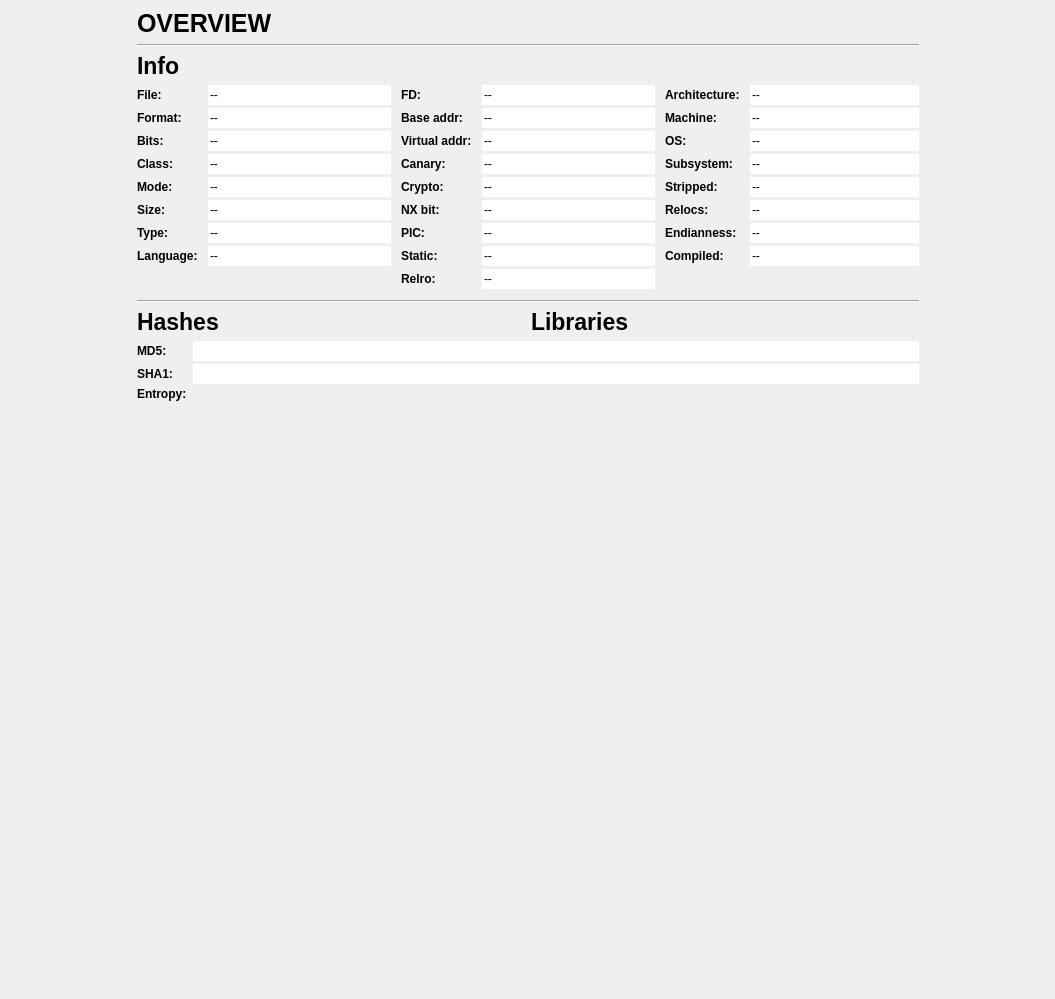
<?xml version="1.0" encoding="UTF-8"?>
<ui version="4.0">
 <class>Dashboard</class>
 <widget class="QDockWidget" name="Dashboard">
  <property name="geometry">
   <rect>
    <x>0</x>
    <y>0</y>
    <width>1055</width>
    <height>999</height>
   </rect>
  </property>
  <property name="windowTitle">
   <string notr="true">Dashboard</string>
  </property>
  <widget class="QWidget" name="dockWidgetContents">
   <layout class="QHBoxLayout" name="horizontalLayout" stretch="0">
    <property name="spacing">
     <number>0</number>
    </property>
    <property name="leftMargin">
     <number>0</number>
    </property>
    <property name="topMargin">
     <number>0</number>
    </property>
    <property name="rightMargin">
     <number>0</number>
    </property>
    <property name="bottomMargin">
     <number>0</number>
    </property>
    <item>
     <widget class="QScrollArea" name="scrollArea">
      <property name="frameShape">
       <enum>QFrame::NoFrame</enum>
      </property>
      <property name="frameShadow">
       <enum>QFrame::Plain</enum>
      </property>
      <property name="verticalScrollBarPolicy">
       <enum>Qt::ScrollBarAlwaysOff</enum>
      </property>
      <property name="horizontalScrollBarPolicy">
       <enum>Qt::ScrollBarAlwaysOff</enum>
      </property>
      <property name="widgetResizable">
       <bool>true</bool>
      </property>
      <widget class="QWidget" name="scrollAreaWidgetContents">
       <property name="geometry">
        <rect>
         <x>0</x>
         <y>0</y>
         <width>1055</width>
         <height>980</height>
        </rect>
       </property>
       <layout class="QHBoxLayout" name="horizontalLayout_5">
        <property name="spacing">
         <number>0</number>
        </property>
        <property name="leftMargin">
         <number>0</number>
        </property>
        <property name="topMargin">
         <number>0</number>
        </property>
        <property name="rightMargin">
         <number>0</number>
        </property>
        <property name="bottomMargin">
         <number>0</number>
        </property>
        <item>
         <spacer name="horizontalSpacer">
          <property name="orientation">
           <enum>Qt::Horizontal</enum>
          </property>
          <property name="sizeHint" stdset="0">
           <size>
            <width>39</width>
            <height>20</height>
           </size>
          </property>
         </spacer>
        </item>
        <item>
         <widget class="QFrame" name="mainFrame">
          <property name="minimumSize">
           <size>
            <width>800</width>
            <height>0</height>
           </size>
          </property>
          <property name="frameShape">
           <enum>QFrame::NoFrame</enum>
          </property>
          <property name="frameShadow">
           <enum>QFrame::Plain</enum>
          </property>
          <layout class="QVBoxLayout" name="verticalLayout">
           <item>
            <widget class="QLabel" name="label">
             <property name="font">
              <font>
               <pointsize>19</pointsize>
               <weight>75</weight>
               <bold>true</bold>
              </font>
             </property>
             <property name="text">
              <string>OVERVIEW</string>
             </property>
            </widget>
           </item>
           <item>
            <widget class="Line" name="line">
             <property name="orientation">
              <enum>Qt::Horizontal</enum>
             </property>
            </widget>
           </item>
           <item>
            <widget class="QLabel" name="label_2">
             <property name="font">
              <font>
               <pointsize>17</pointsize>
               <weight>75</weight>
               <bold>true</bold>
              </font>
             </property>
             <property name="text">
              <string>Info</string>
             </property>
            </widget>
           </item>
           <item>
            <layout class="QHBoxLayout" name="horizontalLayout_2">
             <property name="spacing">
              <number>10</number>
             </property>
             <property name="topMargin">
              <number>0</number>
             </property>
             <property name="bottomMargin">
              <number>0</number>
             </property>
             <item>
              <layout class="QFormLayout" name="formLayout">
               <property name="fieldGrowthPolicy">
                <enum>QFormLayout::ExpandingFieldsGrow</enum>
               </property>
               <property name="labelAlignment">
                <set>Qt::AlignLeading|Qt::AlignLeft|Qt::AlignVCenter</set>
               </property>
               <property name="verticalSpacing">
                <number>3</number>
               </property>
               <item row="0" column="0">
                <widget class="QLabel" name="label_3">
                 <property name="font">
                  <font>
                   <weight>75</weight>
                   <bold>true</bold>
                  </font>
                 </property>
                 <property name="text">
                  <string>File:</string>
                 </property>
                </widget>
               </item>
               <item row="0" column="1">
                <widget class="QLineEdit" name="fileEdit">
                 <property name="text">
                  <string>--</string>
                 </property>
                 <property name="frame">
                  <bool>false</bool>
                 </property>
                 <property name="readOnly">
                  <bool>true</bool>
                 </property>
                </widget>
               </item>
               <item row="1" column="0">
                <widget class="QLabel" name="label_10">
                 <property name="font">
                  <font>
                   <weight>75</weight>
                   <bold>true</bold>
                  </font>
                 </property>
                 <property name="text">
                  <string>Format:</string>
                 </property>
                </widget>
               </item>
               <item row="1" column="1">
                <widget class="QLineEdit" name="formatEdit">
                 <property name="text">
                  <string>--</string>
                 </property>
                 <property name="frame">
                  <bool>false</bool>
                 </property>
                 <property name="readOnly">
                  <bool>true</bool>
                 </property>
                </widget>
               </item>
               <item row="4" column="0">
                <widget class="QLabel" name="label_11">
                 <property name="font">
                  <font>
                   <weight>75</weight>
                   <bold>true</bold>
                  </font>
                 </property>
                 <property name="text">
                  <string>Mode:</string>
                 </property>
                </widget>
               </item>
               <item row="4" column="1">
                <widget class="QLineEdit" name="modeEdit">
                 <property name="text">
                  <string>--</string>
                 </property>
                 <property name="frame">
                  <bool>false</bool>
                 </property>
                 <property name="readOnly">
                  <bool>true</bool>
                 </property>
                </widget>
               </item>
               <item row="5" column="0">
                <widget class="QLabel" name="label_12">
                 <property name="font">
                  <font>
                   <weight>75</weight>
                   <bold>true</bold>
                  </font>
                 </property>
                 <property name="text">
                  <string>Size:</string>
                 </property>
                </widget>
               </item>
               <item row="6" column="0">
                <widget class="QLabel" name="label_13">
                 <property name="font">
                  <font>
                   <weight>75</weight>
                   <bold>true</bold>
                  </font>
                 </property>
                 <property name="text">
                  <string>Type:</string>
                 </property>
                </widget>
               </item>
               <item row="6" column="1">
                <widget class="QLineEdit" name="typeEdit">
                 <property name="text">
                  <string>--</string>
                 </property>
                 <property name="frame">
                  <bool>false</bool>
                 </property>
                 <property name="readOnly">
                  <bool>true</bool>
                 </property>
                </widget>
               </item>
               <item row="3" column="0">
                <widget class="QLabel" name="label_15">
                 <property name="font">
                  <font>
                   <weight>75</weight>
                   <bold>true</bold>
                  </font>
                 </property>
                 <property name="text">
                  <string>Class:</string>
                 </property>
                </widget>
               </item>
               <item row="3" column="1">
                <widget class="QLineEdit" name="classEdit">
                 <property name="text">
                  <string>--</string>
                 </property>
                 <property name="frame">
                  <bool>false</bool>
                 </property>
                 <property name="readOnly">
                  <bool>true</bool>
                 </property>
                </widget>
               </item>
               <item row="7" column="0">
                <widget class="QLabel" name="label_18">
                 <property name="font">
                  <font>
                   <weight>75</weight>
                   <bold>true</bold>
                  </font>
                 </property>
                 <property name="text">
                  <string>Language:</string>
                 </property>
                </widget>
               </item>
               <item row="7" column="1">
                <widget class="QLineEdit" name="langEdit">
                 <property name="text">
                  <string>--</string>
                 </property>
                 <property name="frame">
                  <bool>false</bool>
                 </property>
                 <property name="readOnly">
                  <bool>true</bool>
                 </property>
                </widget>
               </item>
               <item row="2" column="0">
                <widget class="QLabel" name="label_19">
                 <property name="font">
                  <font>
                   <weight>75</weight>
                   <bold>true</bold>
                  </font>
                 </property>
                 <property name="text">
                  <string>Bits:</string>
                 </property>
                </widget>
               </item>
               <item row="2" column="1">
                <widget class="QLineEdit" name="bitsEdit">
                 <property name="text">
                  <string>--</string>
                 </property>
                 <property name="frame">
                  <bool>false</bool>
                 </property>
                 <property name="readOnly">
                  <bool>true</bool>
                 </property>
                </widget>
               </item>
               <item row="5" column="1">
                <widget class="QLineEdit" name="sizeEdit">
                 <property name="text">
                  <string>--</string>
                 </property>
                 <property name="frame">
                  <bool>false</bool>
                 </property>
                 <property name="readOnly">
                  <bool>true</bool>
                 </property>
                </widget>
               </item>
              </layout>
             </item>
             <item>
              <layout class="QFormLayout" name="formLayout_4">
               <property name="fieldGrowthPolicy">
                <enum>QFormLayout::ExpandingFieldsGrow</enum>
               </property>
               <property name="labelAlignment">
                <set>Qt::AlignLeading|Qt::AlignLeft|Qt::AlignVCenter</set>
               </property>
               <property name="verticalSpacing">
                <number>3</number>
               </property>
               <property name="topMargin">
                <number>0</number>
               </property>
               <item row="0" column="0">
                <widget class="QLabel" name="label_4">
                 <property name="font">
                  <font>
                   <weight>75</weight>
                   <bold>true</bold>
                  </font>
                 </property>
                 <property name="text">
                  <string>FD:</string>
                 </property>
                </widget>
               </item>
               <item row="0" column="1">
                <widget class="QLineEdit" name="fdEdit">
                 <property name="text">
                  <string>--</string>
                 </property>
                 <property name="frame">
                  <bool>false</bool>
                 </property>
                 <property name="readOnly">
                  <bool>true</bool>
                 </property>
                </widget>
               </item>
               <item row="1" column="0">
                <widget class="QLabel" name="label_20">
                 <property name="font">
                  <font>
                   <weight>75</weight>
                   <bold>true</bold>
                  </font>
                 </property>
                 <property name="text">
                  <string>Base addr:</string>
                 </property>
                </widget>
               </item>
               <item row="1" column="1">
                <widget class="QLineEdit" name="baddrEdit">
                 <property name="text">
                  <string>--</string>
                 </property>
                 <property name="frame">
                  <bool>false</bool>
                 </property>
                 <property name="readOnly">
                  <bool>true</bool>
                 </property>
                </widget>
               </item>
               <item row="2" column="0">
                <widget class="QLabel" name="label_21">
                 <property name="font">
                  <font>
                   <weight>75</weight>
                   <bold>true</bold>
                  </font>
                 </property>
                 <property name="text">
                  <string>Virtual addr:</string>
                 </property>
                </widget>
               </item>
               <item row="2" column="1">
                <widget class="QLineEdit" name="vaEdit">
                 <property name="text">
                  <string>--</string>
                 </property>
                 <property name="frame">
                  <bool>false</bool>
                 </property>
                 <property name="readOnly">
                  <bool>true</bool>
                 </property>
                </widget>
               </item>
               <item row="3" column="0">
                <widget class="QLabel" name="label_22">
                 <property name="font">
                  <font>
                   <weight>75</weight>
                   <bold>true</bold>
                  </font>
                 </property>
                 <property name="text">
                  <string>Canary:</string>
                 </property>
                </widget>
               </item>
               <item row="3" column="1">
                <widget class="QLineEdit" name="canaryEdit">
                 <property name="text">
                  <string>--</string>
                 </property>
                 <property name="frame">
                  <bool>false</bool>
                 </property>
                 <property name="readOnly">
                  <bool>true</bool>
                 </property>
                </widget>
               </item>
               <item row="4" column="0">
                <widget class="QLabel" name="label_23">
                 <property name="font">
                  <font>
                   <weight>75</weight>
                   <bold>true</bold>
                  </font>
                 </property>
                 <property name="text">
                  <string>Crypto:</string>
                 </property>
                </widget>
               </item>
               <item row="4" column="1">
                <widget class="QLineEdit" name="cryptoEdit">
                 <property name="text">
                  <string>--</string>
                 </property>
                 <property name="frame">
                  <bool>false</bool>
                 </property>
                 <property name="readOnly">
                  <bool>true</bool>
                 </property>
                </widget>
               </item>
               <item row="5" column="0">
                <widget class="QLabel" name="label_24">
                 <property name="font">
                  <font>
                   <weight>75</weight>
                   <bold>true</bold>
                  </font>
                 </property>
                 <property name="text">
                  <string>NX bit:</string>
                 </property>
                </widget>
               </item>
               <item row="5" column="1">
                <widget class="QLineEdit" name="nxEdit">
                 <property name="text">
                  <string>--</string>
                 </property>
                 <property name="frame">
                  <bool>false</bool>
                 </property>
                 <property name="readOnly">
                  <bool>true</bool>
                 </property>
                </widget>
               </item>
               <item row="6" column="0">
                <widget class="QLabel" name="label_25">
                 <property name="font">
                  <font>
                   <weight>75</weight>
                   <bold>true</bold>
                  </font>
                 </property>
                 <property name="text">
                  <string>PIC:</string>
                 </property>
                </widget>
               </item>
               <item row="6" column="1">
                <widget class="QLineEdit" name="picEdit">
                 <property name="text">
                  <string>--</string>
                 </property>
                 <property name="frame">
                  <bool>false</bool>
                 </property>
                 <property name="readOnly">
                  <bool>true</bool>
                 </property>
                </widget>
               </item>
               <item row="7" column="0">
                <widget class="QLabel" name="label_26">
                 <property name="font">
                  <font>
                   <weight>75</weight>
                   <bold>true</bold>
                  </font>
                 </property>
                 <property name="text">
                  <string>Static:</string>
                 </property>
                </widget>
               </item>
               <item row="8" column="0">
                <widget class="QLabel" name="label_34">
                 <property name="font">
                  <font>
                   <weight>75</weight>
                   <bold>true</bold>
                  </font>
                 </property>
                 <property name="text">
                  <string>Relro:</string>
                 </property>
                </widget>
               </item>
               <item row="8" column="1">
                <widget class="QLineEdit" name="relroEdit">
                 <property name="text">
                  <string>--</string>
                 </property>
                 <property name="frame">
                  <bool>false</bool>
                 </property>
                 <property name="readOnly">
                  <bool>true</bool>
                 </property>
                </widget>
               </item>
               <item row="7" column="1">
                <widget class="QLineEdit" name="staticEdit">
                 <property name="text">
                  <string>--</string>
                 </property>
                 <property name="frame">
                  <bool>false</bool>
                 </property>
                 <property name="readOnly">
                  <bool>true</bool>
                 </property>
                </widget>
               </item>
              </layout>
             </item>
             <item>
              <layout class="QFormLayout" name="formLayout_3">
               <property name="fieldGrowthPolicy">
                <enum>QFormLayout::ExpandingFieldsGrow</enum>
               </property>
               <property name="labelAlignment">
                <set>Qt::AlignLeading|Qt::AlignLeft|Qt::AlignVCenter</set>
               </property>
               <property name="verticalSpacing">
                <number>3</number>
               </property>
               <item row="1" column="0">
                <widget class="QLabel" name="label_14">
                 <property name="font">
                  <font>
                   <weight>75</weight>
                   <bold>true</bold>
                  </font>
                 </property>
                 <property name="text">
                  <string>Architecture:</string>
                 </property>
                </widget>
               </item>
               <item row="1" column="1">
                <widget class="QLineEdit" name="archEdit">
                 <property name="text">
                  <string>--</string>
                 </property>
                 <property name="frame">
                  <bool>false</bool>
                 </property>
                 <property name="readOnly">
                  <bool>true</bool>
                 </property>
                </widget>
               </item>
               <item row="2" column="0">
                <widget class="QLabel" name="label_16">
                 <property name="font">
                  <font>
                   <weight>75</weight>
                   <bold>true</bold>
                  </font>
                 </property>
                 <property name="text">
                  <string>Machine:</string>
                 </property>
                </widget>
               </item>
               <item row="2" column="1">
                <widget class="QLineEdit" name="machineEdit">
                 <property name="text">
                  <string>--</string>
                 </property>
                 <property name="frame">
                  <bool>false</bool>
                 </property>
                 <property name="readOnly">
                  <bool>true</bool>
                 </property>
                </widget>
               </item>
               <item row="3" column="0">
                <widget class="QLabel" name="label_17">
                 <property name="font">
                  <font>
                   <weight>75</weight>
                   <bold>true</bold>
                  </font>
                 </property>
                 <property name="text">
                  <string>OS:</string>
                 </property>
                </widget>
               </item>
               <item row="3" column="1">
                <widget class="QLineEdit" name="osEdit">
                 <property name="text">
                  <string>--</string>
                 </property>
                 <property name="frame">
                  <bool>false</bool>
                 </property>
                 <property name="readOnly">
                  <bool>true</bool>
                 </property>
                </widget>
               </item>
               <item row="4" column="0">
                <widget class="QLabel" name="label_30">
                 <property name="font">
                  <font>
                   <weight>75</weight>
                   <bold>true</bold>
                  </font>
                 </property>
                 <property name="text">
                  <string>Subsystem:</string>
                 </property>
                </widget>
               </item>
               <item row="4" column="1">
                <widget class="QLineEdit" name="subsysEdit">
                 <property name="text">
                  <string>--</string>
                 </property>
                 <property name="frame">
                  <bool>false</bool>
                 </property>
                 <property name="readOnly">
                  <bool>true</bool>
                 </property>
                </widget>
               </item>
               <item row="5" column="0">
                <widget class="QLabel" name="label_27">
                 <property name="font">
                  <font>
                   <weight>75</weight>
                   <bold>true</bold>
                  </font>
                 </property>
                 <property name="text">
                  <string>Stripped:</string>
                 </property>
                </widget>
               </item>
               <item row="5" column="1">
                <widget class="QLineEdit" name="strippedEdit">
                 <property name="text">
                  <string>--</string>
                 </property>
                 <property name="frame">
                  <bool>false</bool>
                 </property>
                 <property name="readOnly">
                  <bool>true</bool>
                 </property>
                </widget>
               </item>
               <item row="6" column="0">
                <widget class="QLabel" name="label_29">
                 <property name="font">
                  <font>
                   <weight>75</weight>
                   <bold>true</bold>
                  </font>
                 </property>
                 <property name="text">
                  <string>Relocs:</string>
                 </property>
                </widget>
               </item>
               <item row="6" column="1">
                <widget class="QLineEdit" name="relocsEdit">
                 <property name="text">
                  <string>--</string>
                 </property>
                 <property name="frame">
                  <bool>false</bool>
                 </property>
                 <property name="readOnly">
                  <bool>true</bool>
                 </property>
                </widget>
               </item>
               <item row="7" column="0">
                <widget class="QLabel" name="label_28">
                 <property name="font">
                  <font>
                   <weight>75</weight>
                   <bold>true</bold>
                  </font>
                 </property>
                 <property name="text">
                  <string>Endianness:</string>
                 </property>
                </widget>
               </item>
               <item row="7" column="1">
                <widget class="QLineEdit" name="endianEdit">
                 <property name="text">
                  <string>--</string>
                 </property>
                 <property name="frame">
                  <bool>false</bool>
                 </property>
                 <property name="readOnly">
                  <bool>true</bool>
                 </property>
                </widget>
               </item>
               <item row="8" column="0">
                <widget class="QLabel" name="label_31">
                 <property name="font">
                  <font>
                   <weight>75</weight>
                   <bold>true</bold>
                  </font>
                 </property>
                 <property name="text">
                  <string>Compiled:</string>
                 </property>
                </widget>
               </item>
               <item row="8" column="1">
                <widget class="QLineEdit" name="compiledEdit">
                 <property name="text">
                  <string>--</string>
                 </property>
                 <property name="frame">
                  <bool>false</bool>
                 </property>
                 <property name="readOnly">
                  <bool>true</bool>
                 </property>
                </widget>
               </item>
              </layout>
             </item>
            </layout>
           </item>
           <item>
            <spacer name="verticalSpacer_2">
             <property name="orientation">
              <enum>Qt::Vertical</enum>
             </property>
             <property name="sizeType">
              <enum>QSizePolicy::Fixed</enum>
             </property>
             <property name="sizeHint" stdset="0">
              <size>
               <width>20</width>
               <height>5</height>
              </size>
             </property>
            </spacer>
           </item>
           <item>
            <widget class="Line" name="line_3">
             <property name="orientation">
              <enum>Qt::Horizontal</enum>
             </property>
            </widget>
           </item>
           <item>
            <layout class="QHBoxLayout" name="horizontalLayout_3">
             <property name="topMargin">
              <number>0</number>
             </property>
             <item>
              <widget class="QLabel" name="label_7">
               <property name="font">
                <font>
                 <pointsize>17</pointsize>
                 <weight>75</weight>
                 <bold>true</bold>
                </font>
               </property>
               <property name="text">
                <string>Hashes</string>
               </property>
              </widget>
             </item>
             <item>
              <widget class="QLabel" name="label_6">
               <property name="font">
                <font>
                 <pointsize>17</pointsize>
                 <weight>75</weight>
                 <bold>true</bold>
                </font>
               </property>
               <property name="text">
                <string>Libraries</string>
               </property>
              </widget>
             </item>
            </layout>
           </item>
           <item>
            <layout class="QHBoxLayout" name="horizontalLayout_4">
             <property name="topMargin">
              <number>0</number>
             </property>
             <item>
              <layout class="QFormLayout" name="formLayout_2">
               <property name="fieldGrowthPolicy">
                <enum>QFormLayout::ExpandingFieldsGrow</enum>
               </property>
               <property name="labelAlignment">
                <set>Qt::AlignLeading|Qt::AlignLeft|Qt::AlignVCenter</set>
               </property>
               <property name="verticalSpacing">
                <number>3</number>
               </property>
               <item row="0" column="0">
                <widget class="QLabel" name="label_32">
                 <property name="font">
                  <font>
                   <weight>75</weight>
                   <bold>true</bold>
                  </font>
                 </property>
                 <property name="text">
                  <string>MD5:</string>
                 </property>
                </widget>
               </item>
               <item row="0" column="1">
                <widget class="QLineEdit" name="md5Edit">
                 <property name="text">
                  <string/>
                 </property>
                 <property name="frame">
                  <bool>false</bool>
                 </property>
                 <property name="readOnly">
                  <bool>true</bool>
                 </property>
                </widget>
               </item>
               <item row="1" column="0">
                <widget class="QLabel" name="label_33">
                 <property name="font">
                  <font>
                   <weight>75</weight>
                   <bold>true</bold>
                  </font>
                 </property>
                 <property name="text">
                  <string>SHA1:</string>
                 </property>
                </widget>
               </item>
               <item row="1" column="1">
                <widget class="QLineEdit" name="sha1Edit">
                 <property name="text">
                  <string/>
                 </property>
                 <property name="frame">
                  <bool>false</bool>
                 </property>
                 <property name="readOnly">
                  <bool>true</bool>
                 </property>
                </widget>
               </item>
               <item row="2" column="0">
                <widget class="QLabel" name="label_8">
                 <property name="sizePolicy">
                  <sizepolicy hsizetype="Preferred" vsizetype="Preferred">
                   <horstretch>0</horstretch>
                   <verstretch>0</verstretch>
                  </sizepolicy>
                 </property>
                 <property name="font">
                  <font>
                   <weight>75</weight>
                   <bold>true</bold>
                  </font>
                 </property>
                 <property name="text">
                  <string>Entropy:</string>
                 </property>
                </widget>
               </item>
               <item row="2" column="1">
                <widget class="QLabel" name="lblEntropy">
                 <property name="sizePolicy">
                  <sizepolicy hsizetype="Expanding" vsizetype="Fixed">
                   <horstretch>0</horstretch>
                   <verstretch>0</verstretch>
                  </sizepolicy>
                 </property>
                 <property name="text">
                  <string notr="true"/>
                 </property>
                </widget>
               </item>
              </layout>
             </item>
             <item>
              <layout class="QVBoxLayout" name="verticalLayout_2"/>
             </item>
            </layout>
           </item>
           <item>
            <spacer name="verticalSpacer">
             <property name="orientation">
              <enum>Qt::Vertical</enum>
             </property>
             <property name="sizeHint" stdset="0">
              <size>
               <width>20</width>
               <height>40</height>
              </size>
             </property>
            </spacer>
           </item>
          </layout>
         </widget>
        </item>
        <item>
         <spacer name="horizontalSpacer_2">
          <property name="orientation">
           <enum>Qt::Horizontal</enum>
          </property>
          <property name="sizeHint" stdset="0">
           <size>
            <width>40</width>
            <height>20</height>
           </size>
          </property>
         </spacer>
        </item>
       </layout>
      </widget>
     </widget>
    </item>
   </layout>
  </widget>
 </widget>
 <resources/>
 <connections/>
</ui>
